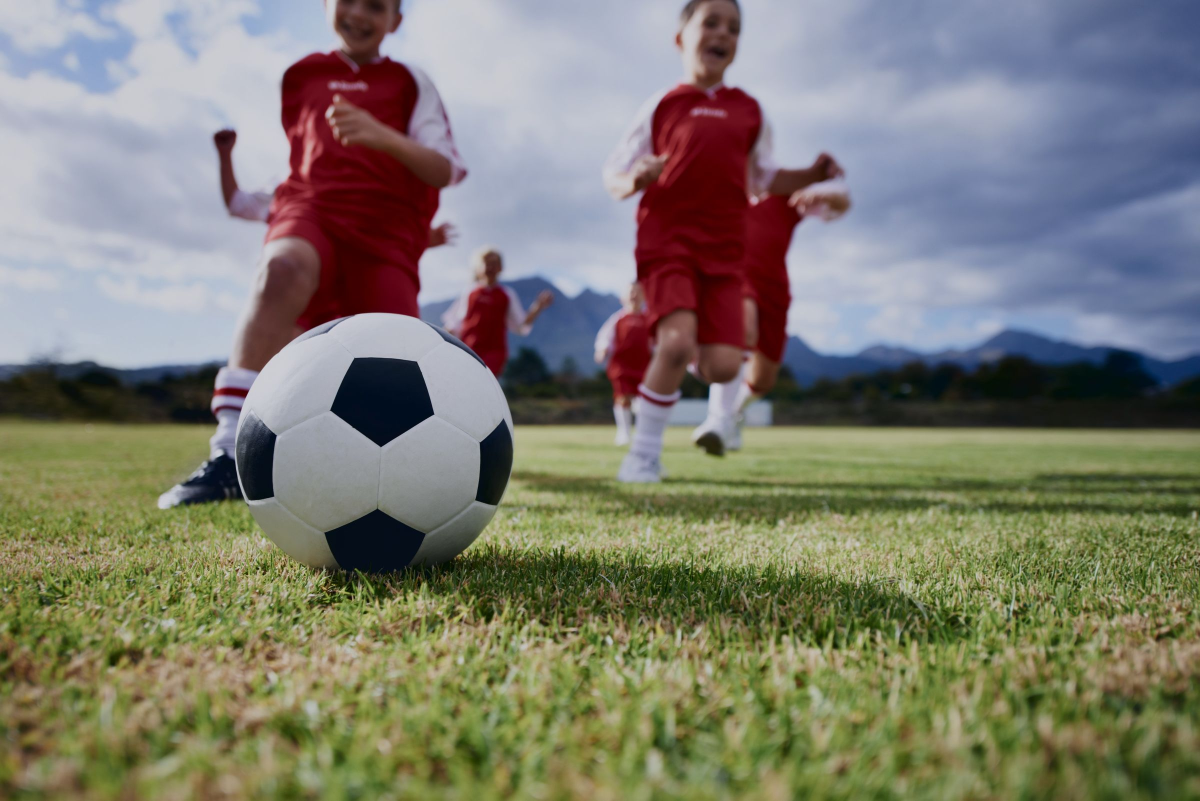
#> input picture NFA_site_design/assets/img/hero-kids.jpg, 2400 x 1601 px, given in place of F_dev.jpg, which was not available (shown at 1/2 size)
$ python grade_fy.py
#> lines starting #> are read from the running program, lines starting #| are printed output that depends on the picture; pictures that were not available may be replaced by others from this repository, and a replacement may not be noted
"""FOR YOU 3枚を、カードに映る範囲（16:9の中央）の統計で厳密にそろえる"""
import numpy as np
from PIL import Image
from skimage import color
SRC='/home/claude/web/mv/lic/'; OUT='/home/claude/web/build/src_assets/'
F=[('F_dev','fy-dev'),('F_start','fy-start'),('F_comm','fy-comm'),('P_partner','pt-main')]
T=dict(L=40.0, sd=18.0, a=-1.0, b=1.5, C=9.0)   # 目標：明度・ばらつき・色味（わずかに暖色）・彩度
def crop169(lab):
    h,w=lab.shape[:2]; ch=int(w*9/16);
    if ch>h: cw=int(h*16/9); x=(w-cw)//2; return lab[:,x:x+cw]
    y=(h-ch)//2; return lab[y:y+ch]
for s,d in F:
    im=Image.open(SRC+s+'.jpg').convert('RGB'); im=im.resize((1600,round(im.height*1600/im.width)),Image.LANCZOS)
#> further down, im is the input picture: PIL image 2400x1601 RGB; mean R, G, B 125.4, 123.8, 110.8
    lab=color.rgb2lab(np.asarray(im)/255.0); L,a,b=lab[...,0],lab[...,1],lab[...,2]
#> after `lab = color.rgb2lab(np.asarray(im) / 255.0)`: lab: shape (1067, 1600, 3) float64; mean of channels 0, 1, 2 51.5, -0.5, 8.3
    v=crop169(lab); vL,va,vb=v[...,0],v[...,1],v[...,2]
    # 明度：平均とばらつきを一致
    L=(L-vL.mean())/max(vL.std(),1e-3)*T['sd']+T['L']
    x=np.clip(L/100,0,1); x=0.06+0.86*((3*x**2-2*x**3)*0.45+x*0.55); L=np.clip(x*100,5,92)
#> after `L = np.clip(x * 100, 5, 92)`:
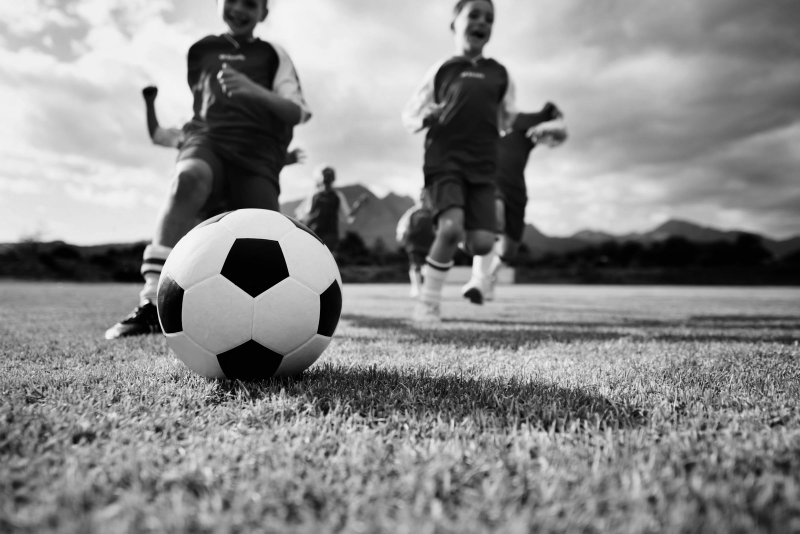
#> L: shape (1067, 1600) float64 (shown at 1/2 size); min 6, max 68.73, mean 40.2; drawn with min black and max white
    # 色味：平均の色かぶりを完全に取り除いてから、共通の色味を足す
    a=a-va.mean(); b=b-vb.mean()
    C=np.hypot(a,b); vC=np.hypot(va-va.mean(),vb-vb.mean()).mean()
#> after `C = np.hypot(a, b)`:
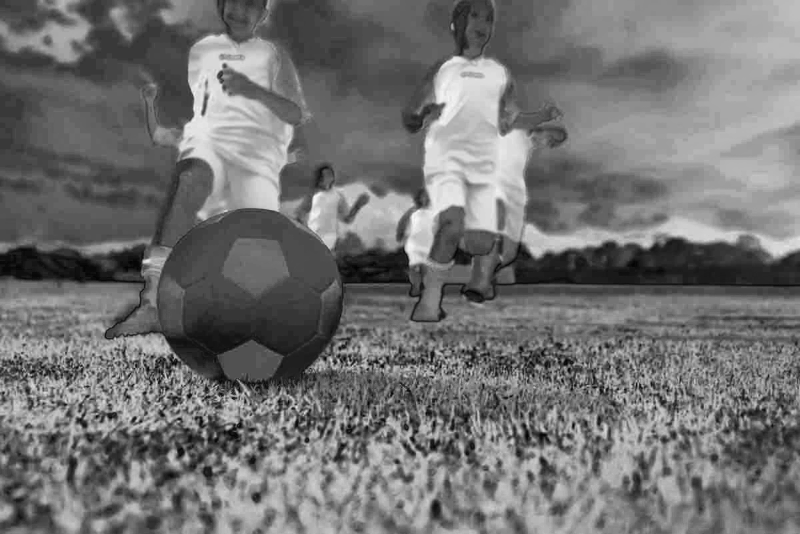
#> C: shape (1067, 1600) float64 (shown at 1/2 size); min 0.0345, max 47.67, mean 21.4; drawn with min black and max white
#> after `vC = np.hypot(va - va.mean(), vb - vb.mean()).mean()`: vC = 21.26
    k=T['C']/max(vC,1e-3); C2=C*k; C2=np.where(C2>26,26+(C2-26)*0.3,C2); s_=np.where(C>1e-6,C2/np.maximum(C,1e-6),0); a,b=a*s_,b*s_
#> after `k = T['C'] / max(vC, 0.001)`: k = 0.423
    t=np.clip(L/100,0,1); sh=np.clip(1-t*2,0,1); hi=np.clip(t*2-1,0,1); a=a+T['a']-sh*2.5+hi*1.5; b=b+T['b']-sh*7.0+hi*6.0
#> after `sh = np.clip(1 - t * 2, 0, 1)`:
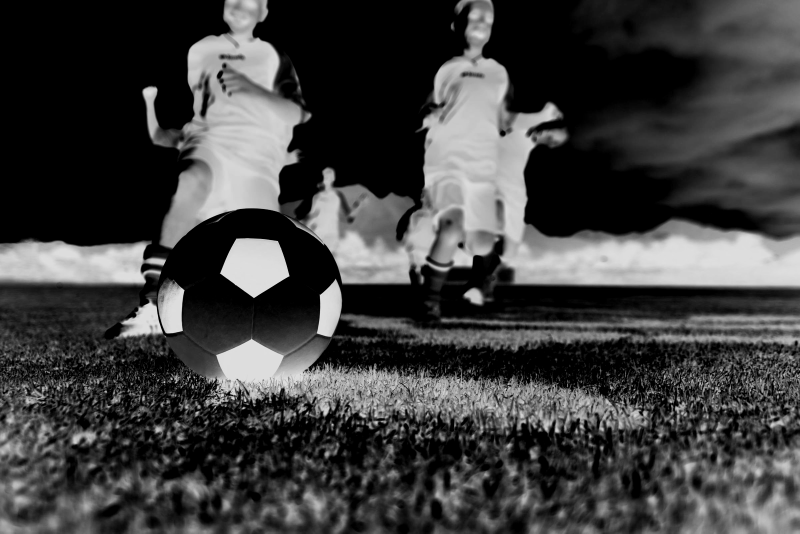
#> sh: shape (1067, 1600) float64 (shown at 1/2 size); min 0, max 0.88, mean 0.249
#> after `hi = np.clip(t * 2 - 1, 0, 1)`:
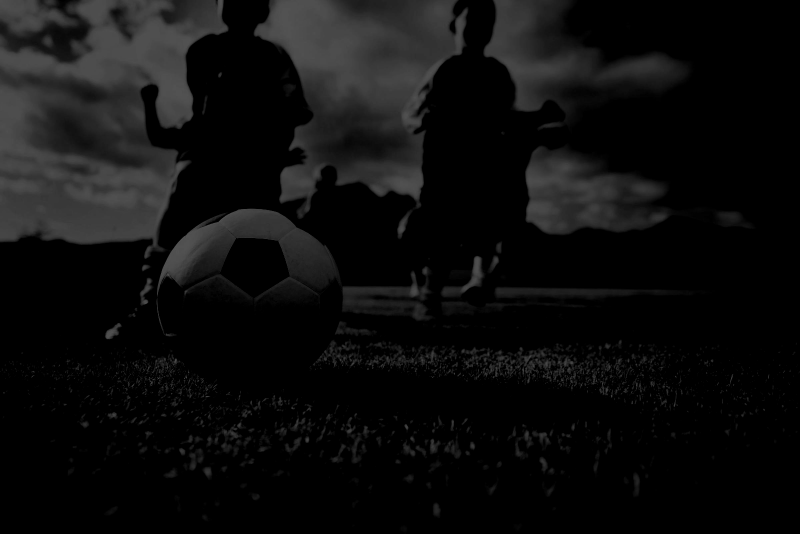
#> hi: shape (1067, 1600) float64 (shown at 1/2 size); min 0, max 0.375, mean 0.0538
#> after `b = b + T['b'] - sh * 7.0 + hi * 6.0`:
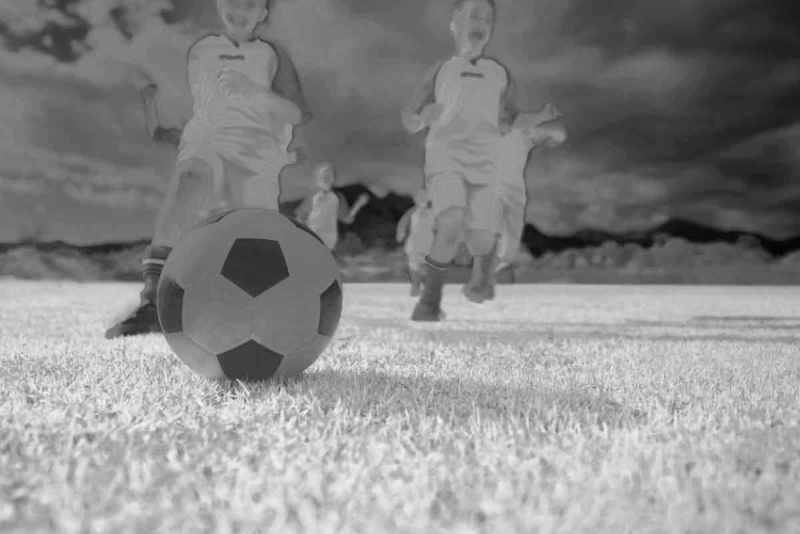
#> b: shape (1067, 1600) float64 (shown at 1/2 size); min -21.02, max 18.15, mean 0.143; drawn with min black and max white
    out=np.clip(color.lab2rgb(np.dstack([L,a,b])),0,1)
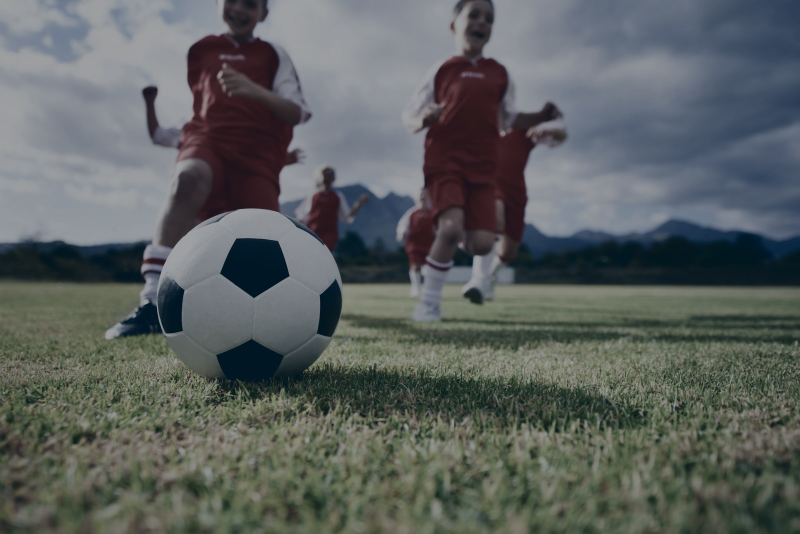
#> out: shape (1067, 1600, 3) float64 (shown at 1/2 size); mean R, G, B 0.361, 0.381, 0.376
    o=(out*255+0.5).astype(np.uint8); Image.fromarray(o).save(OUT+d+'.jpg',quality=80,optimize=True,progressive=True)
    r=crop169(color.rgb2lab(out)); print(d,'L%.1f sd%.1f a%.1f b%.1f C%.1f'%(r[...,0].mean(),r[...,0].std(),r[...,1].mean(),r[...,2].mean(),np.hypot(r[...,1],r[...,2]).mean()))
#> in crop169 (call 2), `return lab[y:y + ch]`:
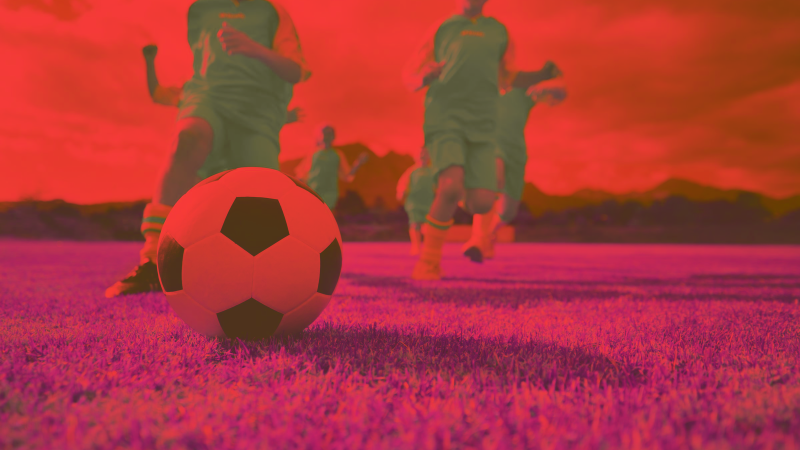
#> returned value: shape (900, 1600, 3) float64 (shown at 1/2 size); mean of channels 0, 1, 2 39.6, -1.6, 0; drawn with min black and max white
#| fy-dev L39.6 sd17.1 a-1.6 b-0.0 C8.8
#> pass 2 of the loop `for s,d in F:`:
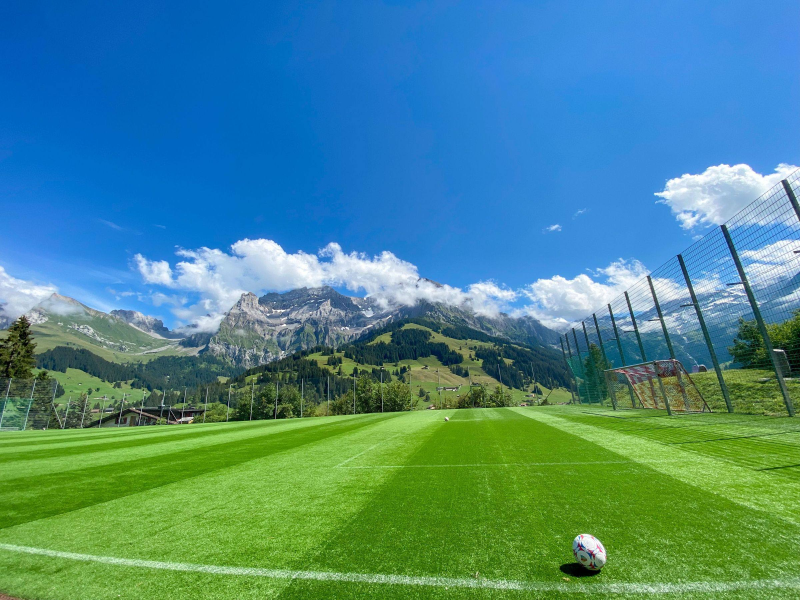
#> input picture NFA_site_design/assets/img/hero-land.jpg, 2400 x 1800 px, given in place of F_start.jpg, which was not available (shown at 1/3 size)
#> im is the input picture: PIL image 2400x1800 RGB; mean R, G, B 74.2, 137, 139.2
#> im: PIL image 1600x1200 RGB
#> lab: shape (1200, 1600, 3) float64; mean of channels 0, 1, 2 54.2, -10.8, -7.7
#> x: shape (1200, 1600) float64
#> `C = np.hypot(a, b)`:
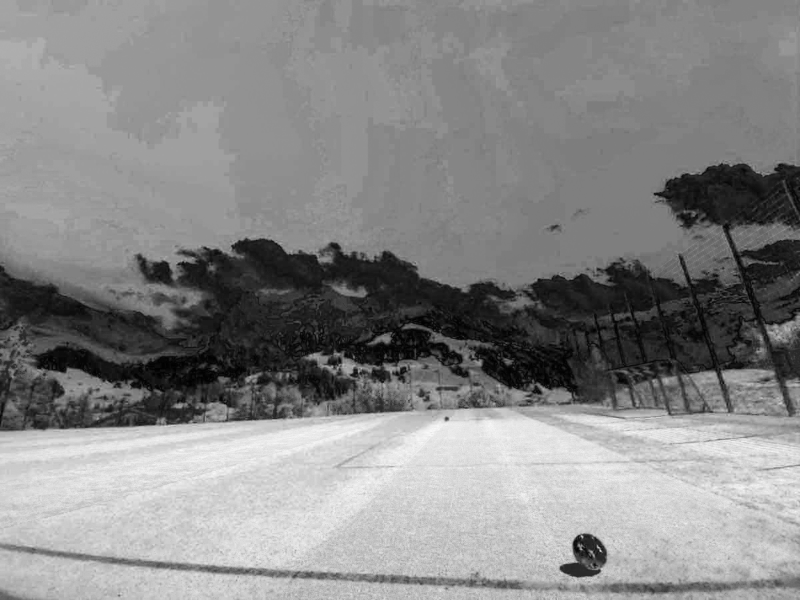
#> C: shape (1200, 1600) float64 (shown at 1/2 size); min 0.0296, max 80.45, mean 42.8; drawn with min black and max white
#> vC = 39.9
#> k = 0.226
#> C2: shape (1200, 1600) float64
#> `s_ = np.where(C > 1e-06, C2 / np.maximum(C, 1e-06), 0)`:
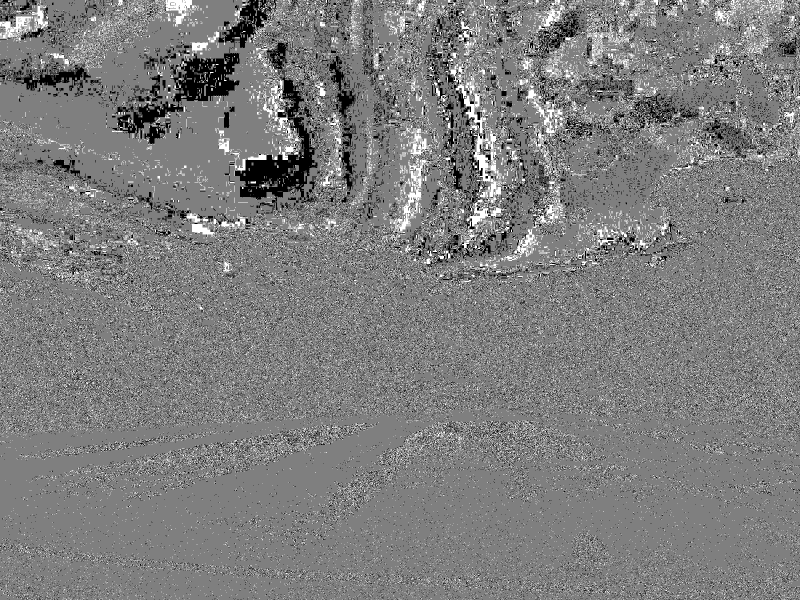
#> s_: shape (1200, 1600) float64 (shown at 1/2 size); min 0.226, max 0.226, mean 0.226; drawn with min black and max white
#| fy-start L39.4 sd16.8 a-1.6 b-0.1 C9.7
#> (the run stopped early here; a loop or call above may not have finished)
